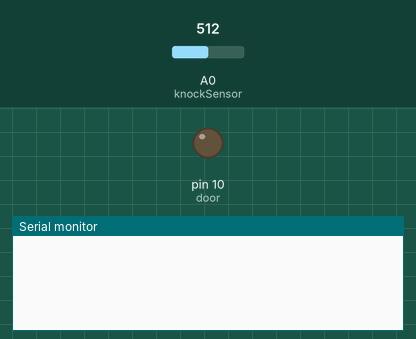
This sketch was run on a simulated Arduino Uno, built with avr-gcc and run on an emulated ATmega328P. On the bench: output pins drawn as LEDs (lit = HIGH), the last lines printed to the serial monitor. The test bench sets the inputs (shaded band); at power-on: A0 (knockSensor) = 512.

Above: at 1.2 s.
1.3 s: A0 (knockSensor) set to 790
2.8 s: A0 (knockSensor) set to 816
At 2.91 s:
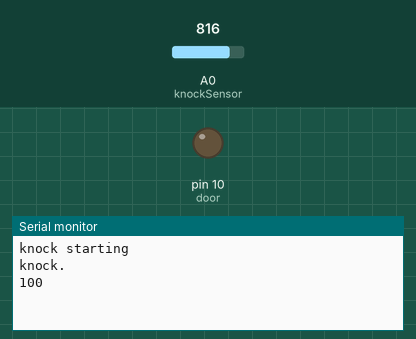
At 3.31 s:
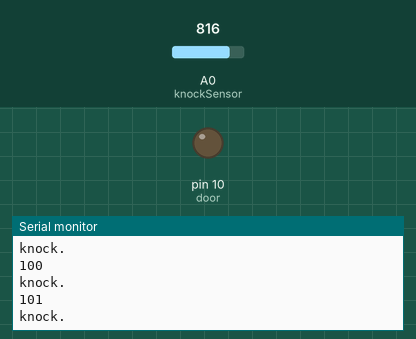
Timing chart, 0 to 5.8 s (numbered marks = the images above; inputs shaded):
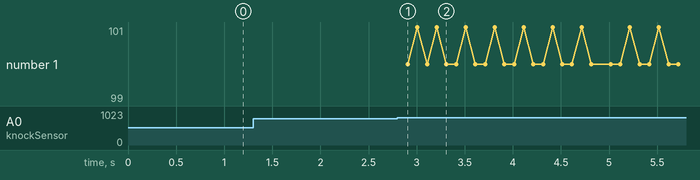

The sketch:

4.knock.ino
```cpp
int knockSensor = A0;
int door = 10;

bool openDoor = false;

const int threshold = 800;

// 노크 값들
const int rejectValue = 25;
const int averageRejectValue = 15;
const int knockFadeTime = 100;
const int maximumKnocks = 20;
const int knockComplete = 1200;
int secretCode[maximumKnocks] = {100, 50, 50, 100, 0, 0, 0, 0, 0, 0, 0, 0, 0, 0, 0, 0, 0, 0, 0, 0};
int knockReadings[maximumKnocks];
int knockSensorValue = 0;
int programButtonPressed = false;

void setup() {
  Serial.begin(9600);
  pinMode(door, OUTPUT);
  pinMode(knockSensor, INPUT);
}

void loop() {
  if(openDoor) {
    digitalWrite(door, HIGH);
  } else {
    digitalWrite(door, LOW);
  }
  knockDetect();
}

void knockDetect() {
  knockSensorValue = analogRead(knockSensor);
  if (knockSensorValue >= threshold){
    listenToSecretKnock();
  }
}

void listenToSecretKnock(){
  Serial.println("knock starting");
  int i = 0;
  for (i=0;i<maximumKnocks;i++){
    knockReadings[i]=0;
  }

  int currentKnockNumber=0;
  int startTime=millis();
  int now=millis();

  delay(knockFadeTime);
  do {
    knockSensorValue = analogRead(knockSensor);
    if (knockSensorValue >= threshold){
      Serial.println("knock.");
      now=millis();
      knockReadings[currentKnockNumber] = now-startTime;
      Serial.println(knockReadings[currentKnockNumber]);
      currentKnockNumber ++;
      startTime=now;
      delay(knockFadeTime);
    }
    now=millis();
  } while ((now-startTime < knockComplete) && (currentKnockNumber < maximumKnocks));
  if (validateKnock() == true){
    triggerDoorUnlock();
  } else {
    Serial.println("Secret knock failed.");
  }
}

void triggerDoorUnlock(){
  Serial.println("Door unlocked!");
  int i=0;
  openDoor = !openDoor;
}

boolean validateKnock() {
  int i=0;

  int currentKnockCount = 0;
  int secretKnockCount = 0;
  int maxKnockInterval = 0;

  for (i=0;i<maximumKnocks;i++){
    if (knockReadings[i] > 0){
      currentKnockCount++;
    }
    if (secretCode[i] > 0){
      secretKnockCount++;
    }

    if (knockReadings[i] > maxKnockInterval){
      maxKnockInterval = knockReadings[i];
    }
  }

  if (programButtonPressed==true) {
    for (i=0;i<maximumKnocks;i++) {
      secretCode[i]= map(knockReadings[i],0, maxKnockInterval, 0, 100);
    }
    delay(1000);
    delay(50);
    for (i = 0; i < maximumKnocks ; i++){
      if (secretCode[i] > 0){
        delay(map(secretCode[i],0, 100, 0, maxKnockInterval));
      }
      delay(50);
    }
  return false;
  }

  if (currentKnockCount != secretKnockCount){
    return false;
  }

  int totaltimeDifferences=0;
  int timeDiff=0;
  for (i=0;i<maximumKnocks;i++){ // Normalize the times
    knockReadings[i]= map(knockReadings[i],0, maxKnockInterval, 0, 100);
    timeDiff = abs(knockReadings[i]-secretCode[i]);
    if (timeDiff > rejectValue){ // Individual value too far out of whack
      return false;
    }
    totaltimeDifferences += timeDiff;
  }
  if (totaltimeDifferences/secretKnockCount>averageRejectValue){
    return false;
  }
  return true;
}
```

Measured:
- the behaviour switches between 799 and 800 on A0 (knockSensor) (found by bisection; images 0 and 1)
- after the input at 2.8 s, the serial monitor: prints a new line at once (image 1)
